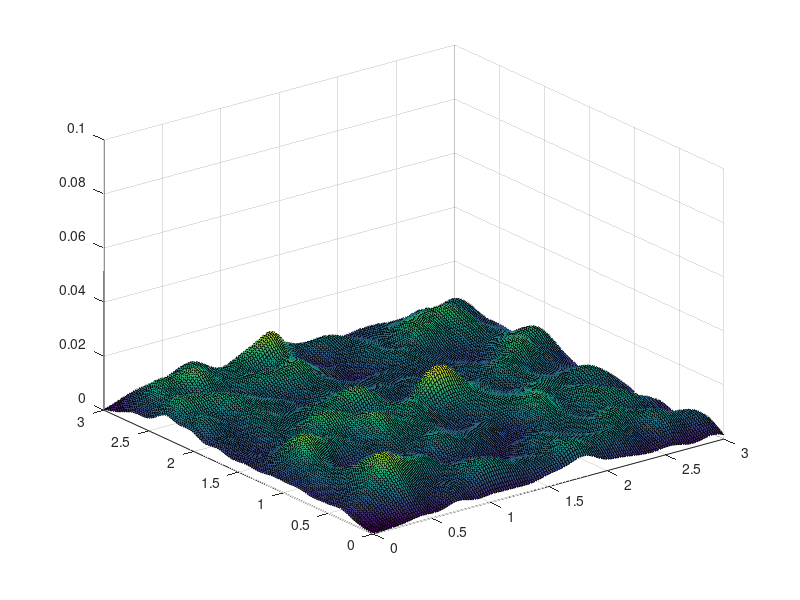

This figure's MATLAB source: (Note: this script raises an error after producing the figure.)
function h = heightmap
close all;
NUM_HILLS           = 1000;
SIZE                = 3;
RES                 = 0.02; 
HEIGHT              = 0.02;
HILL_WIDTH          = 0.01; 
WIDTH_VARIABILITY   = 0.5; % 0 =< x < 1
HEIGHT_VARIABILITY  = 0;

[x,y] = meshgrid(0:RES:SIZE,0:RES:SIZE);

h = zeros(size(x));
for i = 1:NUM_HILLS
    % MEAN
    mu = rand(1,2)*SIZE;

    % COV
    sigma = diag([HILL_WIDTH + rand*HILL_WIDTH*WIDTH_VARIABILITY,HILL_WIDTH + rand*HILL_WIDTH*WIDTH_VARIABILITY]- 0.5*HILL_WIDTH*WIDTH_VARIABILITY);
    hill = gauss2d(x,y, sigma, mu);
%     hill = hill .* (HEIGHT+randn*HEIGHT*HEIGHT_VARIABILITY)/max(max(hill));
    hill = hill .* (1 + randn*HEIGHT_VARIABILITY/max(max(hill)));
    h = h + hill;

end
h = h - min(min(h));
% Normalize height to parameter
h = h .* (HEIGHT/max(max(h)));
surf(x,y,h);

 axis([0 SIZE 0 SIZE 0 5*max(max(h))]);
 heightmap_size = size(h);
 save('heightmap.mat','h','-ascii')
 prepend2file([num2str(heightmap_size(1)),' ',num2str(heightmap_size(2))],'heightmap.mat',1);
 
%  h2 = fliplr(h);
%  h2 = -h2;
%   save('heightmap-viz.mat','h2','-ascii')
%  prepend2file([num2str(heightmap_size(1)),' ',num2str(heightmap_size(2))],'heightmap-viz.mat',1);

end

function mat = gauss2d(R,C, SIGMA, MU)
    gsize = size(R);
    mat = mvnpdf([R(:),C(:)],MU,SIGMA);
    mat = reshape(mat,gsize(1),gsize(2));
end

function prepend2file( string, filename, newline )
% newline:  is an optional boolean, that if true will append a \n to the end 
% of the string that is sent in such that the original text starts on the 
% next line rather than the end of the line that the string is on 
% string:  a single line string 
% filename:  the file you want to prepend to 
      tempFile = tempname
      fw = fopen( tempFile, 'wt' );
      if nargin < 3
          newline = false;
      end
      if newline
          fwrite( fw, sprintf('%s\n', string ) );
      else
          fwrite( fw, string );
      end
      fclose( fw );
      appendFiles( filename, tempFile );
      copyfile( tempFile, filename );
      delete(tempFile);
end

% append readFile to writtenFile
function status = appendFiles( readFile, writtenFile )
      fr = fopen( readFile, 'rt' );
      fw = fopen( writtenFile, 'at' );
      while feof( fr ) == 0
          tline = fgetl( fr );
          fwrite( fw, sprintf('%s\n',tline ) );
      end
      fclose(fr);
      fclose(fw);
end